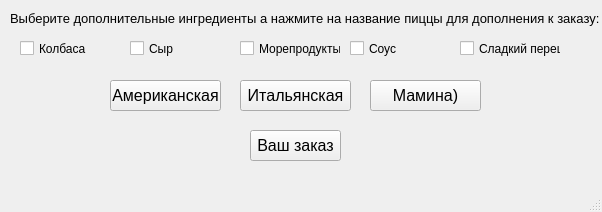
<?xml version="1.0" encoding="UTF-8"?>
<ui version="4.0">
 <class>MainWindow</class>
 <widget class="QMainWindow" name="MainWindow">
  <property name="geometry">
   <rect>
    <x>0</x>
    <y>0</y>
    <width>602</width>
    <height>212</height>
   </rect>
  </property>
  <property name="windowTitle">
   <string>MainWindow</string>
  </property>
  <widget class="QWidget" name="centralwidget">
   <widget class="QPushButton" name="check_order">
    <property name="geometry">
     <rect>
      <x>250</x>
      <y>130</y>
      <width>91</width>
      <height>31</height>
     </rect>
    </property>
    <property name="font">
     <font>
      <pointsize>12</pointsize>
     </font>
    </property>
    <property name="text">
     <string>Ваш заказ</string>
    </property>
   </widget>
   <widget class="QCheckBox" name="extra_sausege">
    <property name="geometry">
     <rect>
      <x>20</x>
      <y>40</y>
      <width>101</width>
      <height>17</height>
     </rect>
    </property>
    <property name="text">
     <string>Колбаса</string>
    </property>
   </widget>
   <widget class="QPushButton" name="order_amerikan">
    <property name="geometry">
     <rect>
      <x>110</x>
      <y>80</y>
      <width>111</width>
      <height>31</height>
     </rect>
    </property>
    <property name="font">
     <font>
      <pointsize>12</pointsize>
     </font>
    </property>
    <property name="text">
     <string>Американская</string>
    </property>
   </widget>
   <widget class="QPushButton" name="order_italian">
    <property name="geometry">
     <rect>
      <x>240</x>
      <y>80</y>
      <width>111</width>
      <height>31</height>
     </rect>
    </property>
    <property name="font">
     <font>
      <pointsize>12</pointsize>
     </font>
    </property>
    <property name="text">
     <string>Итальянская</string>
    </property>
   </widget>
   <widget class="QPushButton" name="order_moms">
    <property name="geometry">
     <rect>
      <x>370</x>
      <y>80</y>
      <width>111</width>
      <height>31</height>
     </rect>
    </property>
    <property name="font">
     <font>
      <pointsize>12</pointsize>
     </font>
    </property>
    <property name="text">
     <string>Мамина)</string>
    </property>
   </widget>
   <widget class="QLabel" name="label">
    <property name="geometry">
     <rect>
      <x>10</x>
      <y>10</y>
      <width>591</width>
      <height>16</height>
     </rect>
    </property>
    <property name="font">
     <font>
      <pointsize>10</pointsize>
     </font>
    </property>
    <property name="text">
     <string>Выберите дополнительные ингредиенты а нажмите на название пиццы для дополнения к заказу:</string>
    </property>
   </widget>
   <widget class="QCheckBox" name="extra_chese">
    <property name="geometry">
     <rect>
      <x>130</x>
      <y>40</y>
      <width>101</width>
      <height>17</height>
     </rect>
    </property>
    <property name="text">
     <string>Сыр</string>
    </property>
   </widget>
   <widget class="QCheckBox" name="extra_souse">
    <property name="geometry">
     <rect>
      <x>350</x>
      <y>40</y>
      <width>101</width>
      <height>17</height>
     </rect>
    </property>
    <property name="text">
     <string>Соус</string>
    </property>
   </widget>
   <widget class="QCheckBox" name="extra_seafood">
    <property name="geometry">
     <rect>
      <x>240</x>
      <y>40</y>
      <width>101</width>
      <height>17</height>
     </rect>
    </property>
    <property name="text">
     <string>Морепродукты</string>
    </property>
   </widget>
   <widget class="QCheckBox" name="extra_pepper">
    <property name="geometry">
     <rect>
      <x>460</x>
      <y>40</y>
      <width>101</width>
      <height>17</height>
     </rect>
    </property>
    <property name="text">
     <string>Сладкий перец</string>
    </property>
   </widget>
  </widget>
  <widget class="QMenuBar" name="menubar">
   <property name="geometry">
    <rect>
     <x>0</x>
     <y>0</y>
     <width>602</width>
     <height>21</height>
    </rect>
   </property>
  </widget>
  <widget class="QStatusBar" name="statusbar"/>
 </widget>
 <resources/>
 <connections/>
</ui>
